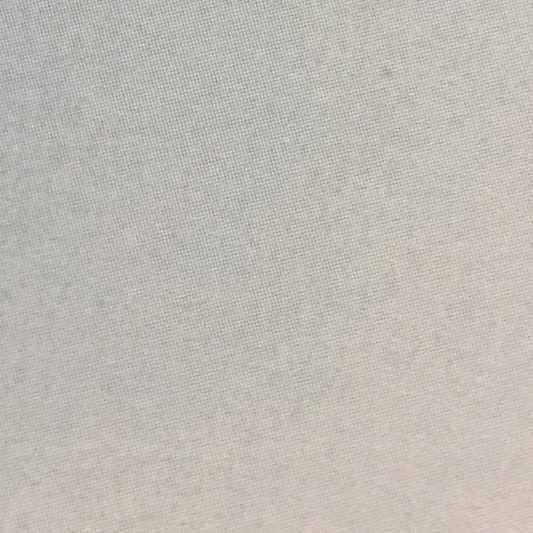
#> input picture qr_codes/paper.png, 1065 x 1065 px (shown at 1/2 size)
$ python -i hitster_fronts.py   (imports and definitions only)
#> lines starting #> are read from the running program, lines starting #| are printed output that depends on the picture
#!/usr/bin/env python3
"""Create 65mm Hitster front cards with 3mm print cutoff from a UTF-8 text file."""
from __future__ import annotations

import argparse
import math
import random
import re
from pathlib import Path

from PIL import Image, ImageDraw, ImageFont

DPI = 300
SIZE_MM = 65
CUT_OFF_MM = 3


def mm_to_px(mm: float) -> int:
    return round(mm / 25.4 * DPI)


SIZE = mm_to_px(SIZE_MM)
CANVAS_SIZE = mm_to_px(SIZE_MM + CUT_OFF_MM * 2)
#> further down, picture is the input picture: PIL image 1065x1065 RGB; mean R, G, B 191.3, 187, 179.3
COLOR = (22, 22, 22)
FONT_SIZE = 250
MASK_SIZE = 256
PAPER_ALPHA = 0.75

RANGE_1_MIN = 240
RANGE_2_MIN = 50
RANGE_3_MIN = 120

RANGE_1_MAX = 255
RANGE_2_MAX = 100
RANGE_3_MAX = 200

PALETTES_LIGHT = {
    "1": ((RANGE_2_MIN, RANGE_2_MAX), (RANGE_1_MIN, RANGE_1_MAX), (RANGE_2_MIN, RANGE_2_MAX)),  # green: R, G, B ranges
    "2": ((RANGE_2_MIN, RANGE_2_MAX), (RANGE_2_MIN, RANGE_2_MAX), (RANGE_1_MIN, RANGE_1_MAX)),  # blue: R, G, B ranges
    "3": ((RANGE_1_MIN, RANGE_1_MAX), (RANGE_2_MIN, RANGE_2_MAX), (RANGE_2_MIN, RANGE_2_MAX)),  # red: R, G, B ranges
}

PALETTES_DARK = {
    "1": ((RANGE_3_MIN, RANGE_3_MAX), (RANGE_1_MIN, RANGE_1_MAX), (RANGE_3_MIN, RANGE_3_MAX)),  # green: R, G, B ranges
    "2": ((RANGE_3_MIN, RANGE_3_MAX), (RANGE_3_MIN, RANGE_3_MAX), (RANGE_1_MIN, RANGE_1_MAX)),  # blue: R, G, B ranges
    "3": ((RANGE_1_MIN, RANGE_1_MAX), (RANGE_3_MIN, RANGE_3_MAX), (RANGE_3_MIN, RANGE_3_MAX)),  # red: R, G, B ranges
}

def safe_name(text: str, index: int) -> str:
    slug = re.sub(r"[^A-Za-z0-9_-]+", "_", text).strip("_")[:55] or "front"
    return f"{index:03d}_{slug}.png"


# [12 lines left out: function find_font, not called in this run]


def random_color(ranges: tuple[tuple[int, int], tuple[int, int], tuple[int, int]]) -> tuple[int, int, int]:
    return tuple(random.randint(lo, hi) for lo, hi in ranges)


# [38 lines left out: functions print_progress, gradient, paper_base, not called in this run]


def add_cutoff(image: Image.Image) -> Image.Image:
    left = (CANVAS_SIZE - image.width) // 2
#> left = -113
    top = (CANVAS_SIZE - image.height) // 2
#> top = -113
    right = CANVAS_SIZE - image.width - left
#> right = -113
    bottom = CANVAS_SIZE - image.height - top
#> bottom = -113
    expanded = Image.new(image.mode, (CANVAS_SIZE, CANVAS_SIZE))
#> expanded: PIL image 839x839 RGB; every value is 0
    expanded.paste(image, (left, top))
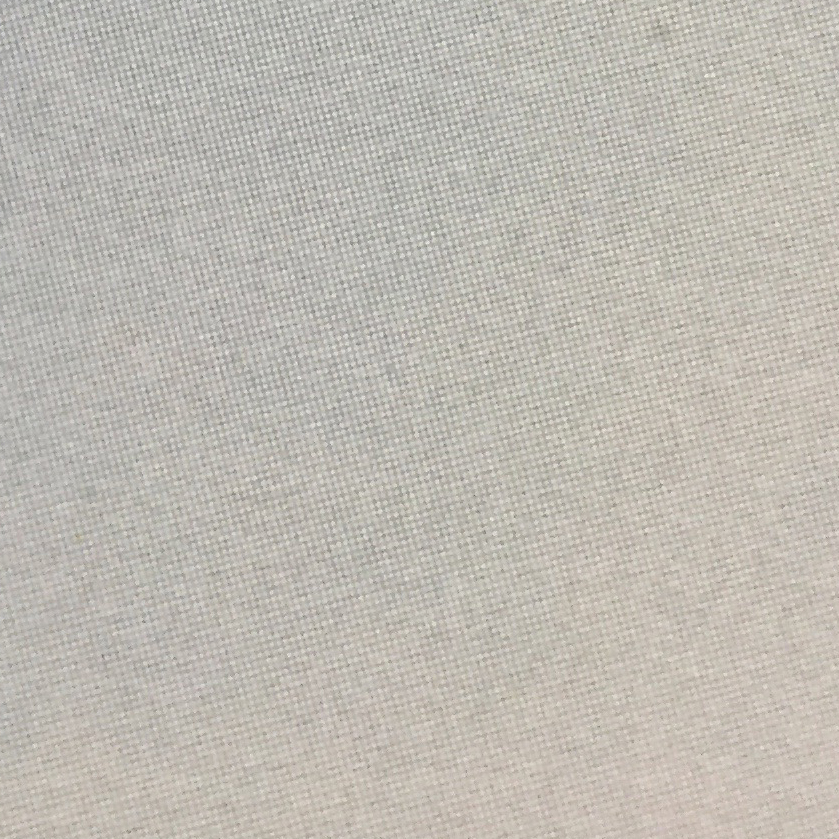
#> expanded: PIL image 839x839 RGB; mean R, G, B 190.5, 186.5, 178.7
#> (the run stopped early here; a loop or call above may not have finished)
